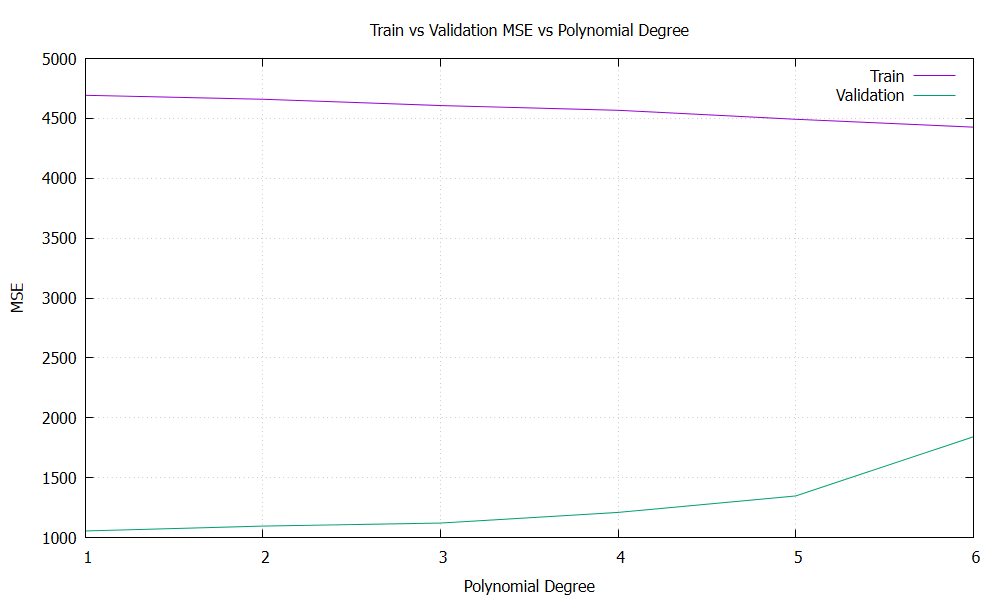

This chart was generated by the following gnuplot code:
set datafile separator ','
set terminal pngcairo size 1000,600
set output 'results/mse_vs_degree.png'
set title 'Train vs Validation MSE vs Polynomial Degree'
set xlabel 'Polynomial Degree'
set ylabel 'MSE'
set grid
plot 'results/mse_vs_degree.csv' using 1:2 with lines title 'Train', 'results/mse_vs_degree.csv' using 1:3 with lines title 'Validation'
